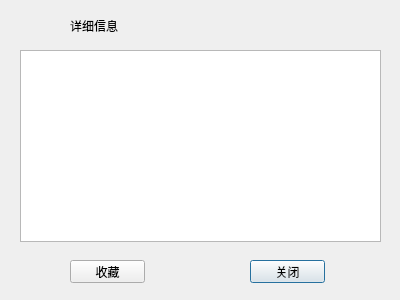
<?xml version="1.0" encoding="UTF-8"?>
<ui version="4.0">
 <class>detail</class>
 <widget class="QDialog" name="detail">
  <property name="geometry">
   <rect>
    <x>0</x>
    <y>0</y>
    <width>400</width>
    <height>300</height>
   </rect>
  </property>
  <property name="windowTitle">
   <string>楼盘详细信息</string>
  </property>
  <widget class="QListView" name="listView">
   <property name="geometry">
    <rect>
     <x>20</x>
     <y>50</y>
     <width>361</width>
     <height>192</height>
    </rect>
   </property>
  </widget>
  <widget class="QLabel" name="label">
   <property name="geometry">
    <rect>
     <x>70</x>
     <y>20</y>
     <width>54</width>
     <height>12</height>
    </rect>
   </property>
   <property name="text">
    <string>详细信息</string>
   </property>
  </widget>
  <widget class="QPushButton" name="pushButton">
   <property name="geometry">
    <rect>
     <x>250</x>
     <y>260</y>
     <width>75</width>
     <height>23</height>
    </rect>
   </property>
   <property name="text">
    <string>关闭</string>
   </property>
  </widget>
  <widget class="QPushButton" name="pushButton_2">
   <property name="geometry">
    <rect>
     <x>70</x>
     <y>260</y>
     <width>75</width>
     <height>23</height>
    </rect>
   </property>
   <property name="text">
    <string>收藏</string>
   </property>
  </widget>
 </widget>
 <resources/>
 <connections/>
</ui>
